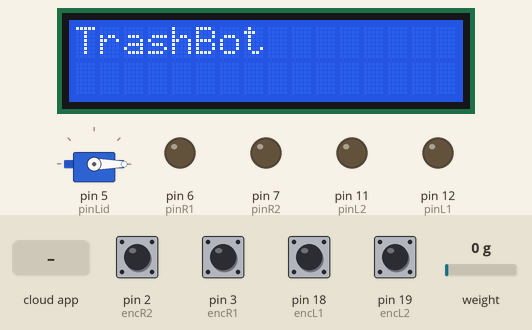
Recording of a sketch running on a simulated Arduino Mega 2560, built with avr-gcc and run on an emulated ATmega2560. Parts: 16×2 character LCD, servo, output pins drawn as LEDs (lit = HIGH). The inputs (shaded band) are chosen by the test bench; at power-on: pin 2 (encR2), pin 3 (encR1), pin 18 (encL1), pin 19 (encL2) HIGH, weight on the scale 0 g. The ROS host is connected and sends only what is stated.

Above: at 2.2 s.
2.3 s: the phone or cloud app sets linear.x to 0
At 5.07 s:
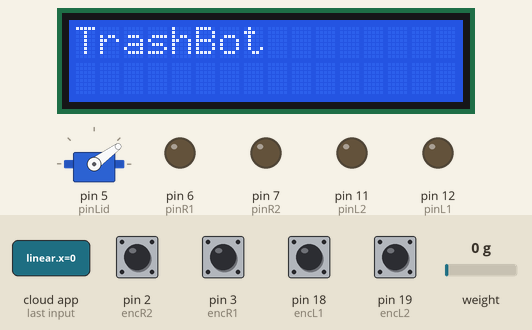
5.3 s: weight on the scale set to 100 g
At 11.7 s:
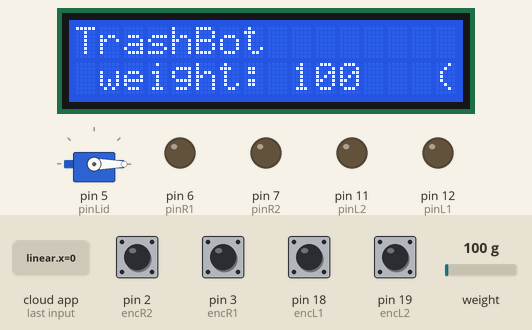
13.6 s: the phone or cloud app sets linear.x to 100
At 15.1 s:
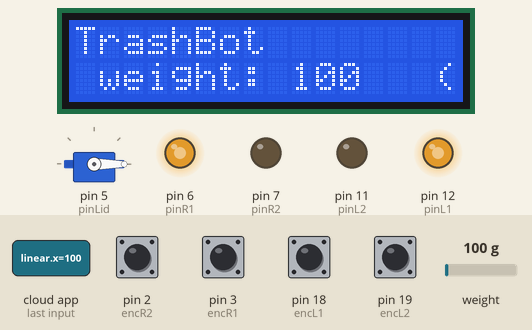
16.0 s: the phone or cloud app sets linear.x to -100
At 16.9 s:
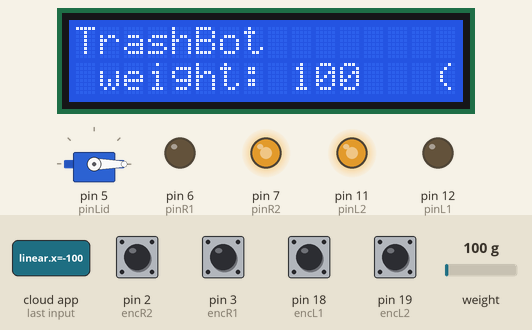
18.0 s: the phone or cloud app sets angular.z to -100
At 18.4 s:
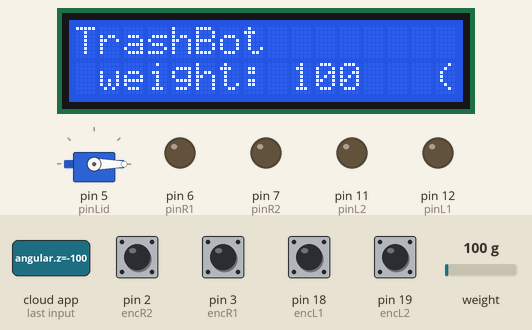
Timing chart, 0 to 21.0 s (numbered marks = the images above; inputs shaded):
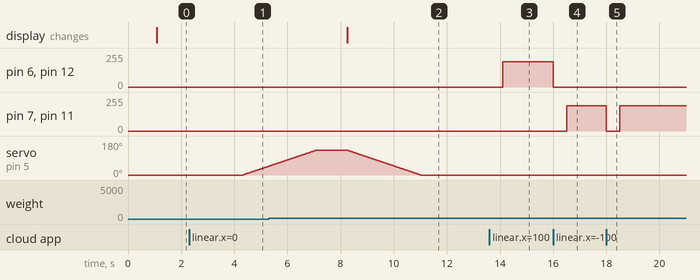

The sketch:

subscriber.ino
```cpp
#include <Servo.h>
#include<MsTimer2.h>
#include<Arduino.h>
#include "HX711.h"
#include <LiquidCrystal_I2C.h>
#include<ros.h>
#include<geometry_msgs/Twist.h>
ros::NodeHandle nh;

/*load cell HX711*/
const int DT_PIN = 34;
const int SCK_PIN = 36;
HX711 Scale;
int gram = 0;
int prevGram = 0;
/*LCD I2C*/
LiquidCrystal_I2C lcd(0x27,16,2);
/*servo motor*/
Servo lid_opener;
int pinLid = 5;
int lid_angle = 0;
/*servo motor angle*/
const int open_angle = 130;
const int close_angle = 0;
/*timer*/
int count_time = 0;
volatile boolean tim1msF = false;
/*right motor pin*/
const int pinR1 = 6;
const int pinR2 = 7;
/*left motor pin*/
const int pinL1 = 12;
const int pinL2 = 11;
/*pwm value*/
const int pwmR = 200;
const int pwmL = 200;
/*finish flag*/
int flagR = false;
int flagL = false;
/*pwmR ecoder pin*/
const int encR1 = 3;
const int encR2 = 2;
/*pwmL encoder pin*/
const int encL1 = 18;
const int encL2 = 19;
//encoder value
volatile double pulseR = 0, pulseL = 0;
volatile uint8_t prevR = 0, prevL = 0;
/*encoder calculation variable*/
double radian;
double target_pulse;
double target_pulse_minus;
double motor_degree;
int absolute_distance;
int absolute_angle;
const double wheel_radius = 2.2;
/*ppr : pulse per revolution*/
const int ppr = 133;
/*ppd : pulse per degree*/
double ppd;

/*[駆動モータ(右)のエンコーダ]*/
void updateEncoderR(){
  uint8_t a = digitalRead(encR1);
  uint8_t b = digitalRead(encR2);
  uint8_t ab = (a << 1) | b;
  uint8_t encR  = (prevR << 2) | ab;
  if(encR == 0b1101 || encR == 0b0100 || encR == 0b0010 || encR == 0b1011){
    pulseR ++;
  }else if(encR == 0b1110 || encR == 0b0111 || encR == 0b0001 || encR == 0b1000) {
    pulseR --;
  }
  prevR = ab;
}

/*[駆動モータ(左)のエンコーダ]*/
void updateEncoderL(){
  uint8_t c = digitalRead(encL1);
  uint8_t d = digitalRead(encL2);
  uint8_t cd = (c << 1) | d;
  uint8_t encL  = (prevL << 2) | cd;
  if(encL == 0b1101 || encL == 0b0100 || encL == 0b0010 || encL == 0b1011){
    pulseL ++;
  }else if(encL == 0b1110 || encL == 0b0111 || encL == 0b0001 || encL == 0b1000) {
    pulseL --;
  }
  prevL = cd;
}

/*[タイマー割込み(nミリ秒)]*/
void timer1mS(){
  tim1msF = true;
}
int Timer(int n){
  MsTimer2::set(1, timer1mS);
  MsTimer2::start();
  while(count_time <= n){
    if(tim1msF){
      count_time = count_time + 1;
      tim1msF = false;
    }
  }
  MsTimer2::stop();
  tim1msF = false;
  count_time = 0;
  return 0;
}

void Open(){
  for(lid_angle = close_angle; lid_angle <= open_angle; lid_angle ++){
        lid_opener.write(lid_angle);
        Timer(20);
  }
}

void Close(){
  for(lid_angle = open_angle; lid_angle >= close_angle; lid_angle --){
        lid_opener.write(lid_angle);
        Timer(20);
  }
}

void LoadCell() {
  while(1){
    nh.spinOnce();
    gram = Scale.get_units(10) + 0.5;
    lcd.init();
    lcd.backlight();
    lcd.setCursor(0,0);
    lcd.print("TrashBot");
    lcd.setCursor(1,2);
    lcd.print("weight: ");
    lcd.setCursor(9,2);
    lcd.print(gram);
    lcd.setCursor(15,2);
    lcd.print("(g)");
    Scale.power_down();
    Scale.power_up();
    Timer(5);
    if(gram > prevGram){
      Close();
      prevGram = gram + 1;
      break;
    }
  }
}

/*[前方移動]*/
void Go_straight(int distance){
    if(distance > 35){
      distance = distance - 30;
    }
    absolute_distance = distance;
    radian = absolute_distance / wheel_radius;
    motor_degree = radian / PI * 180;
    /*ppd : pulse per degree*/
    ppd = 360 / ppr;
    target_pulse = motor_degree / ppd;

    while(distance >= 0){
      nh.spinOnce();
      /*right motor forward*/
      if(pulseR >= target_pulse -5) {
        analogWrite(pinR1,0);
        analogWrite(pinR2,0);
        flagR = true;
      }else if (pulseR >= target_pulse -50) {
        analogWrite(pinR1,pwmR -10);
        analogWrite(pinR2,0);
      }else{
        analogWrite(pinR1,pwmR);
        analogWrite(pinR2,0);
      }
      /*left motor forward*/
      if(pulseL >= target_pulse -5){
        analogWrite(pinL1,0);
        analogWrite(pinL2,0);
        flagL = true;
      }else if (pulseL >= target_pulse -50) {
        analogWrite(pinL1,pwmL -10);
        analogWrite(pinL2,0);
      }else {
        analogWrite(pinL1,pwmL);
        analogWrite(pinL2,0);
      }
      /*finish conditions*/
      if(flagR == true && flagL == true){
       initialize();
       break;
      }
    }
}

/*[後方移動]*/
void Go_back(int distance){
   absolute_distance = distance*(-1);
   radian = absolute_distance / wheel_radius;
   motor_degree = radian / PI * 180;
   //ppd : pulse per degree
   ppd = 360 / ppr;
   target_pulse = (motor_degree / ppd);
   target_pulse_minus = target_pulse*(-1);

   while(distance < 0){
     nh.spinOnce();
     /*right motor reverse*/
     if (pulseR <= target_pulse_minus +5){
     analogWrite(pinR1,0);
     analogWrite(pinR2,0);
     flagR = true;
     }else if (pulseR <= target_pulse_minus +50){
      analogWrite(pinR1,0);
      analogWrite(pinR2,pwmR -10);
     }else{
      analogWrite(pinR1,0);
      analogWrite(pinR2,pwmR);
     }
     /*left motor reverse*/
     if(pulseL <= target_pulse_minus +5){
     analogWrite(pinL1,0);
     analogWrite(pinL2,0);
     flagL = true;
     }else if(pulseL <= target_pulse_minus +50){
      analogWrite(pinL1,0);
      analogWrite(pinL2,pwmL -10);
     }else{
      analogWrite(pinL1,0);
      analogWrite(pinL2,pwmL);
     }
     /*finish conditions*/
     if(flagR == true && flagL == true){
      initialize();
      break;
     }
   }
}

 /*[右旋回]*/
 void Turn_right(int yaw_angle){
    absolute_angle = yaw_angle;
    /*linear function of turning*/
    motor_degree = 4.3 * absolute_angle - 8.0;
    /*ppd : pulse per degree*/
    ppd = 360 / ppr;
    target_pulse = motor_degree / ppd;
    target_pulse_minus = target_pulse*(-1);

    while(yaw_angle >= 0){
      nh.spinOnce();
      /*right motor reverse*/
      if (pulseR <= target_pulse_minus +5){
        analogWrite(pinR1,0);
        analogWrite(pinR2,0);
        flagR = true;
      }else if (pulseR <= target_pulse_minus +50){
        analogWrite(pinR1,0);
        analogWrite(pinR2,pwmR);
      }else{
        analogWrite(pinR1,0);
        analogWrite(pinR2,pwmR +50);
      }
      /*left motor forward*/
      if(pulseL >= target_pulse -5){
        analogWrite(pinL1,0);
        analogWrite(pinL2,0);
        flagL = true;
      }else if(pulseL >= target_pulse -50){
        analogWrite(pinL1,pwmL);
        analogWrite(pinL2,0);
      }else{
        analogWrite(pinL1,pwmL +50);
        analogWrite(pinL2,0);
      }
      /*finish conditions*/
      if(flagR == true && flagL == true){
        initialize();
        break;
      }
    }
 }

 /*[左旋回]*/
 void Turn_left(int yaw_angle){
    absolute_angle = yaw_angle*(-1);
    /*linear function of turning*/
    motor_degree = 4.3 * absolute_angle - 8.0;
    //ppd : pulse per degree
    ppd = 360 / ppr;
    target_pulse = motor_degree / ppd;
    target_pulse_minus = target_pulse*(-1);

    while(yaw_angle < 0){
      nh.spinOnce();
      /*right motor forward*/
      if(pulseR >= target_pulse -5){
        analogWrite(pinR1,0);
        analogWrite(pinR2,0);
        flagR = true;
      }else if(pulseR >= target_pulse -50){
        analogWrite(pinR1,pwmR);
        analogWrite(pinR2,0);
      }else{
        analogWrite(pinR1,pwmR +50);
        analogWrite(pinR2,0);
      }
      /*left motor reverse*/
      if(pulseL <= target_pulse_minus +5){
        analogWrite(pinL1,0);
        analogWrite(pinL2,0);
        flagL = true;
      }else if(pulseL <= target_pulse_minus +50){
        analogWrite(pinL1,0);
        analogWrite(pinL2,pwmL);
      }else{
        analogWrite(pinL1,0);
        analogWrite(pinL2,pwmL +50);
      }
      /*finish conditions*/
      if(flagR == true && flagL == true){
        initialize();
        break;
      }
    }
 }

void initialize(){
   analogWrite(pinR1,0);
   analogWrite(pinR2,0);
   analogWrite(pinL1,0);
   analogWrite(pinL2,0);
   flagR = false;
   flagL = false;
   pulseR = 0;
   pulseL = 0;
   target_pulse = 0;
   nh.spinOnce();
   Timer(500);
}

void Approach(int distance, int yaw_angle){

  if(yaw_angle >= 0) {
    Turn_right(yaw_angle);
  }
  else if(yaw_angle < 0){
    Turn_left(yaw_angle);
  }

  if(distance >= 0){
    Go_straight(distance);
  }
  else if(distance < 0){
    Go_back(distance);
  }
}

void Route_order(const geometry_msgs::Twist &message){
  int CentiMeter = message.linear.x;
  int Degree = message.angular.z;
  Approach(CentiMeter, Degree);
  Timer(1000);
  Open();
  Timer(100);
  LoadCell();
  Timer(500);
  CentiMeter = -CentiMeter;
  Go_back(CentiMeter);
  Timer(2000);
}

ros::Subscriber<geometry_msgs::Twist> route_of_robot("/trashbot_command", &Route_order);
//ros::Subscriber<std_msgs::Int16> trashbot("/trashbot_command",&order);
void setup(){
  Scale.begin(DT_PIN, SCK_PIN);
  /*パラメータ設定*/
  Scale.set_scale(386.3);
  Scale.tare();
  lcd.init();
  lcd.backlight();
  lcd.setCursor(0,0);
  lcd.print("TrashBot");
  lid_opener.attach(pinLid);
  lid_opener.write(close_angle);
  pinMode(pinR1, OUTPUT);
  pinMode(pinR2, OUTPUT);
  pinMode(pinL1, OUTPUT);
  pinMode(pinL2, OUTPUT);
  pinMode(encR1, INPUT);
  pinMode(encR2, INPUT);
  pinMode(encL1, INPUT);
  pinMode(encL2, INPUT);
  digitalWrite(encR1, HIGH);
  digitalWrite(encR2, HIGH);
  digitalWrite(encL1, HIGH);
  digitalWrite(encL2, HIGH);
  attachInterrupt(0, updateEncoderR, CHANGE);
  attachInterrupt(1, updateEncoderR, CHANGE);
  attachInterrupt(5, updateEncoderL, CHANGE);
  attachInterrupt(4, updateEncoderL, CHANGE);
  nh.initNode();
  nh.subscribe(route_of_robot);
}
void loop(){
  nh.spinOnce();
  Timer(1);
}
```

Measured:
- after the input at 2.3 s, servo on pin 5 (pinLid): moves from 0° to 47° over 0.97 s, starting after 2.0 s
- after the input at 5.3 s, the display: changes after 3.0 s (image 2)
- after the input at 13.6 s, pin 6 (pinR1), pin 12 (pinL1): 0/255 → 190/255 after 0.50 s
- after the input at 16.0 s, pin 6 (pinR1), pin 12 (pinL1): 190/255 → 0/255 at once; pin 7 (pinR2), pin 11 (pinL2): 0/255 → 190/255 after 0.50 s
- after the input at 18.0 s, pin 7 (pinR2), pin 11 (pinL2): 190/255 → 0/255 at once, → 190/255 0.50 s later
